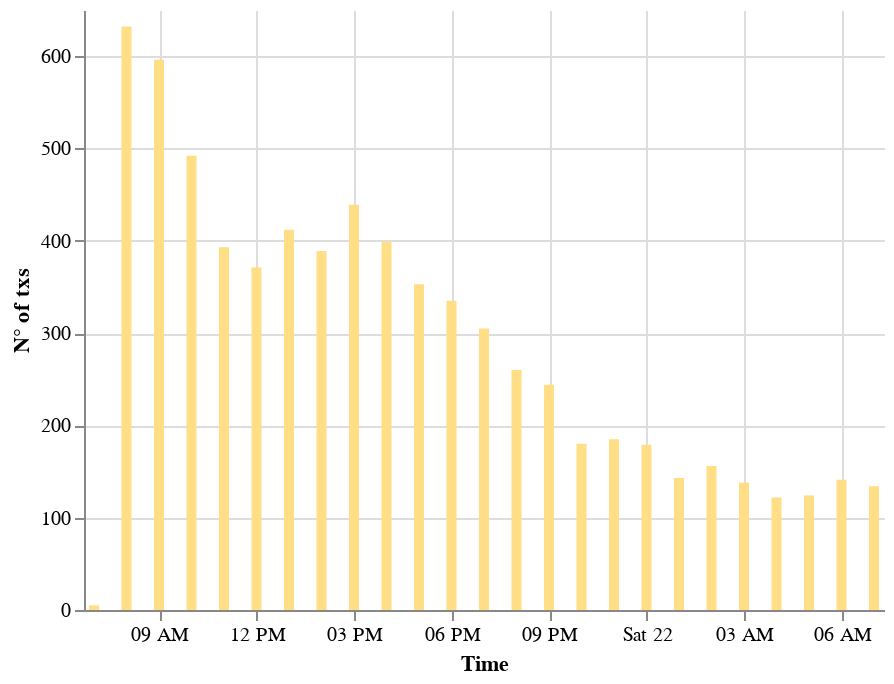

The notebook cell saved with this chart:
### Code cell
hourly_stats_df = hourly_stats_df.rename(columns=cols_dict)
alt.Chart(hourly_stats_df).mark_bar().encode(
    x=alt.X(cols_dict['HR']+":T", axis=alt.Axis(tickCount=10, labelAngle=0)),
    y=cols_dict['TOT_TXS'],
    tooltip=[cols_dict['HR'],cols_dict['TOT_TXS']]
).configure_mark(
    color='#ffde85'
).configure_view(strokeOpacity=0)

### Figure 1 — Vega-Lite specification as saved in the notebook (floating-point values rounded to 4 significant figures)
{"config": {"view": {"continuousWidth": 400, "continuousHeight": 300, "strokeOpacity": 0}, "mark": {"color": "#ffde85"}}, "data": {"name": "data-51db0147d6fc83a78a194f00d9b36757"}, "mark": "bar", "encoding": {"tooltip": [{"field": "Time", "type": "nominal"}, {"field": "N° of txs", "type": "quantitative"}], "x": {"axis": {"labelAngle": 0, "tickCount": 10}, "field": "Time", "type": "temporal"}, "y": {"field": "N° of txs", "type": "quantitative"}}, "$schema": "https://vega.github.io/schema/vega-lite/v4.17.0.json", "datasets": {"data-51db0147d6fc83a78a194f00d9b36757": [{"Amount deposited": 232800.0, "N° of deposit txs": 148, "N° of depositing users": 140, "Time": "12/22  02:00", "Net amount deposited": 187300.0, "N° of txs": 156, "N° of users": 148, "Withdrawn amount": 45500.0, "N° of withdraw txs": 8, "N° of withdrawing users": 8}, {"Amount deposited": 1443000.0, "N° of deposit txs": 615, "N° of depositing users": 547, "Time": "12/21  08:00", "Net amount deposited": 1437000.0, "N° of txs": 632, "N° of users": 563, "Withdrawn amount": 5456.0, "N° of withdraw txs": 17, "N° of withdrawing users": 16}, {"Amount deposited": 1250000.0, "N° of deposit txs": 295, "N° of depositing users": 278, "Time": "12/21  19:00", "Net amount deposited": 1206000.0, "N° of txs": 305, "N° of users": 288, "Withdrawn amount": 44120.0, "N° of withdraw txs": 10, "N° of withdrawing users": 10}, {"Amount deposited": 432400.0, "N° of deposit txs": 141, "N° of depositing users": 129, "Time": "12/22  01:00", "Net amount deposited": 432000.0, "N° of txs": 143, "N° of users": 131, "Withdrawn amount": 333.0, "N° of withdraw txs": 2, "N° of withdrawing users": 2}, {"Amount deposited": 303000.0, "N° of deposit txs": 176, "N° of depositing users": 165, "Time": "12/21  22:00", "Net amount deposited": 289700.0, "N° of txs": 180, "N° of users": 169, "Withdrawn amount": 13260.0, "N° of withdraw txs": 4, "N° of withdrawing users": 4}, {"Amount deposited": 379600.0, "N° of deposit txs": 119, "N° of depositing users": 106, "Time": "12/22  05:00", "Net amount deposited": 335500.0, "N° of txs": 124, "N° of users": 111, "Withdrawn amount": 44090.0, "N° of withdraw txs": 5, "N° of withdrawing users": 5}, {"Amount deposited": 19250.0, "N° of deposit txs": 5, "N° of depositing users": 5, "Time": "12/21  07:00", "Net amount deposited": 19250.0, "N° of txs": 5, "N° of users": 5, "Withdrawn amount": 0.0, "N° of withdraw txs": 0, "N° of withdrawing users": 0}, {"Amount deposited": 891600.0, "N° of deposit txs": 426, "N° of depositing users": 397, "Time": "12/21  15:00", "Net amount deposited": 855800.0, "N° of txs": 439, "N° of users": 410, "Withdrawn amount": 35800.0, "N° of withdraw txs": 13, "N° of withdrawing users": 13}, {"Amount deposited": 249300.0, "N° of deposit txs": 119, "N° of depositing users": 109, "Time": "12/22  04:00", "Net amount deposited": 235300.0, "N° of txs": 122, "N° of users": 112, "Withdrawn amount": 14010.0, "N° of withdraw txs": 3, "N° of withdrawing users": 3}, {"Amount deposited": 1094000.0, "N° of deposit txs": 481, "N° of depositing users": 455, "Time": "12/21  10:00", "Net amount deposited": 929800.0, "N° of txs": 492, "N° of users": 465, "Withdrawn amount": 163700.0, "N° of withdraw txs": 11, "N° of withdrawing users": 10}, {"Amount deposited": 398000.0, "N° of deposit txs": 128, "N° of depositing users": 123, "Time": "12/22  07:00", "Net amount deposited": 392000.0, "N° of txs": 134, "N° of users": 128, "Withdrawn amount": 5976.0, "N° of withdraw txs": 6, "N° of withdrawing users": 5}, {"Amount deposited": 1763000.0, "N° of deposit txs": 585, "N° of depositing users": 518, "Time": "12/21  09:00", "Net amount deposited": 1751000.0, "N° of txs": 596, "N° of users": 529, "Withdrawn amount": 12590.0, "N° of withdraw txs": 11, "N° of withdrawing users": 11}, {"Amount deposited": 413800.0, "N° of deposit txs": 363, "N° of depositing users": 343, "Time": "12/21  12:00", "Net amount deposited": -21800.0, "N° of txs": 371, "N° of users": 351, "Withdrawn amount": 435600.0, "N° of withdraw txs": 8, "N° of withdrawing users": 8}, {"Amount deposited": 474000.0, "N° of deposit txs": 383, "N° of depositing users": 356, "Time": "12/21  11:00", "Net amount deposited": 465400.0, "N° of txs": 393, "N° of users": 366, "Withdrawn amount": 8592.0, "N° of withdraw txs": 10, "N° of withdrawing users": 10}, {"Amount deposited": 703700.0, "N° of deposit txs": 252, "N° of depositing users": 239, "Time": "12/21  20:00", "Net amount deposited": 696500.0, "N° of txs": 260, "N° of users": 247, "Withdrawn amount": 7110.0, "N° of withdraw txs": 8, "N° of withdrawing users": 8}, {"Amount deposited": 747500.0, "N° of deposit txs": 347, "N° of depositing users": 329, "Time": "12/21  17:00", "Net amount deposited": 742600.0, "N° of txs": 353, "N° of users": 335, "Withdrawn amount": 4889.0, "N° of withdraw txs": 6, "N° of withdrawing users": 6}, {"Amount deposited": 252300.0, "N° of deposit txs": 127, "N° of depositing users": 114, "Time": "12/22  06:00", "Net amount deposited": -58030.0, "N° of txs": 141, "N° of users": 128, "Withdrawn amount": 310300.0, "N° of withdraw txs": 14, "N° of withdrawing users": 14}, {"Amount deposited": 306800.0, "N° of deposit txs": 181, "N° of depositing users": 168, "Time": "12/21  23:00", "Net amount deposited": 297100.0, "N° of txs": 185, "N° of users": 172, "Withdrawn amount": 9689.0, "N° of withdraw txs": 4, "N° of withdrawing users": 4}, {"Amount deposited": 281000.0, "N° of deposit txs": 172, "N° of depositing users": 156, "Time": "12/22  00:00", "Net amount deposited": 279100.0, "N° of txs": 179, "N° of users": 163, "Withdrawn amount": 1945.0, "N° of withdraw txs": 7, "N° of withdrawing users": 7}, {"Amount deposited": 507100.0, "N° of deposit txs": 394, "N° of depositing users": 363, "Time": "12/21  16:00", "Net amount deposited": 499800.0, "N° of txs": 399, "N° of users": 368, "Withdrawn amount": 7300.0, "N° of withdraw txs": 5, "N° of withdrawing users": 5}, {"Amount deposited": 794300.0, "N° of deposit txs": 328, "N° of depositing users": 309, "Time": "12/21  18:00", "Net amount deposited": 748700.0, "N° of txs": 335, "N° of users": 316, "Withdrawn amount": 45580.0, "N° of withdraw txs": 7, "N° of withdrawing users": 7}, {"Amount deposited": 1484000.0, "N° of deposit txs": 377, "N° of depositing users": 351, "Time": "12/21  14:00", "Net amount deposited": 1473000.0, "N° of txs": 389, "N° of users": 363, "Withdrawn amount": 11270.0, "N° of withdraw txs": 12, "N° of withdrawing users": 12}, {"Amount deposited": 142300.0, "N° of deposit txs": 129, "N° of depositing users": 118, "Time": "12/22  03:00", "Net amount deposited": 138700.0, "N° of txs": 138, "N° of users": 125, "Withdrawn amount": 3564.0, "N° of withdraw txs": 9, "N° of withdrawing users": 7}, {"Amount deposited": 246900.0, "N° of deposit txs": 237, "N° of depositing users": 221, "Time": "12/21  21:00", "Net amount deposited": -161900.0, "N° of txs": 244, "N° of users": 228, "Withdrawn amount": 408800.0, "N° of withdraw txs": 7, "N° of withdrawing users": 7}, {"Amount deposited": 713500.0, "N° of deposit txs": 396, "N° of depositing users": 357, "Time": "12/21  13:00", "Net amount deposited": 371100.0, "N° of txs": 412, "N° of users": 372, "Withdrawn amount": 342300.0, "N° of withdraw txs": 16, "N° of withdrawing users": 15}]}}
